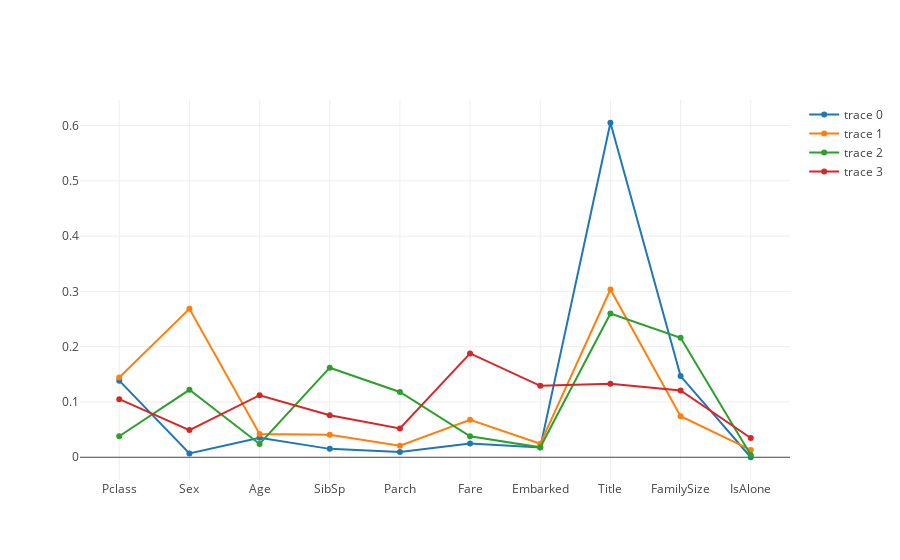

The notebook cell this image was saved under:
### Code cell
import plotly.offline as py
py.init_notebook_mode(connected=True)

import plotly.graph_objs as go
dt = go.Scatter(
    y = decision_tree.feature_importances_,
    x = X_test.columns)

rf = go.Scatter(
    y = rfc.feature_importances_,
    x = X_test.columns)
ab = go.Scatter(
    y = abc.feature_importances_,
    x = X_test.columns)
gb = go.Scatter(
    y = gbc.feature_importances_,
    x = X_test.columns)
fig = go.Figure(data=[dt,rf,ab,gb])
py.iplot(fig)

### Figure 1 — Plotly figure (JSON) as saved in the notebook; plotly's stock layout.template omitted (floating-point values rounded to 4 significant figures)
{"data": [{"type": "scatter", "x": ["Pclass", "Sex", "Age", "SibSp", "Parch", "Fare", "Embarked", "Title", "FamilySize", "IsAlone"], "y": [0.1386, 0.006847, 0.03524, 0.01516, 0.009444, 0.02505, 0.01778, 0.605, 0.1469, 0]}, {"type": "scatter", "x": ["Pclass", "Sex", "Age", "SibSp", "Parch", "Fare", "Embarked", "Title", "FamilySize", "IsAlone"], "y": [0.1444, 0.2684, 0.04224, 0.04089, 0.02102, 0.0678, 0.02432, 0.3034, 0.07419, 0.0133]}, {"type": "scatter", "x": ["Pclass", "Sex", "Age", "SibSp", "Parch", "Fare", "Embarked", "Title", "FamilySize", "IsAlone"], "y": [0.038, 0.122, 0.024, 0.162, 0.118, 0.038, 0.018, 0.26, 0.216, 0.004]}, {"type": "scatter", "x": ["Pclass", "Sex", "Age", "SibSp", "Parch", "Fare", "Embarked", "Title", "FamilySize", "IsAlone"], "y": [0.1051, 0.04907, 0.1122, 0.07597, 0.05212, 0.1878, 0.1292, 0.1329, 0.1207, 0.03479]}], "layout": {}}
